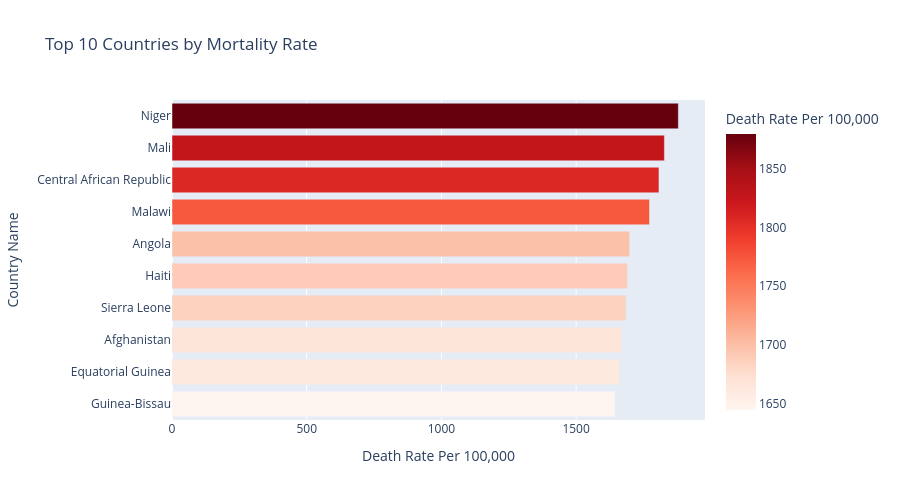

The notebook cell saved with this chart:
### Markdown cell above
## 3. Advanced EDA Components

### Code cell
# Top 10 Countries by Mortality Rate
top_countries = df[
    (df['Sex'] == 'Both') & 
    (df['Age Group'] == 'All ages')
].groupby('Country Name')['Death Rate Per 100,000'].mean().nlargest(10).reset_index()

fig = px.bar(top_countries, x='Death Rate Per 100,000', y='Country Name',
             title='Top 10 Countries by Mortality Rate',
             orientation='h', color='Death Rate Per 100,000',
             color_continuous_scale='Reds')
fig.update_layout(height=500, yaxis={'categoryorder':'total ascending'})
fig.show()

### Figure 1 — Plotly figure (JSON) as saved in the notebook; plotly's stock layout.template omitted (floating-point values rounded to 4 significant figures)
{"data": [{"hovertemplate": "Death Rate Per 100,000=%{marker.color}<br>Country Name=%{y}<extra></extra>", "legendgroup": "", "marker": {"color": [1879.0, 1828.0, 1807.0, 1772.0, 1698.0, 1690.0, 1685.0, 1667.0, 1661.0, 1645.0], "coloraxis": "coloraxis", "pattern": {"shape": ""}}, "name": "", "orientation": "h", "showlegend": false, "textposition": "auto", "type": "bar", "x": [1879.0, 1828.0, 1807.0, 1772.0, 1698.0, 1690.0, 1685.0, 1667.0, 1661.0, 1645.0], "xaxis": "x", "y": ["Niger", "Mali", "Central African Republic", "Malawi", "Angola", "Haiti", "Sierra Leone", "Afghanistan", "Equatorial Guinea", "Guinea-Bissau"], "yaxis": "y"}], "layout": {"barmode": "relative", "coloraxis": {"colorbar": {"title": {"text": "Death Rate Per 100,000"}}, "colorscale": [[0, "rgb(255,245,240)"], [0.125, "rgb(254,224,210)"], [0.25, "rgb(252,187,161)"], [0.375, "rgb(252,146,114)"], [0.5, "rgb(251,106,74)"], [0.625, "rgb(239,59,44)"], [0.75, "rgb(203,24,29)"], [0.875, "rgb(165,15,21)"], [1, "rgb(103,0,13)"]]}, "height": 500, "legend": {"tracegroupgap": 0}, "title": {"text": "Top 10 Countries by Mortality Rate"}, "xaxis": {"anchor": "y", "domain": [0, 1], "title": {"text": "Death Rate Per 100,000"}}, "yaxis": {"anchor": "x", "categoryorder": "total ascending", "domain": [0, 1], "title": {"text": "Country Name"}}}}
